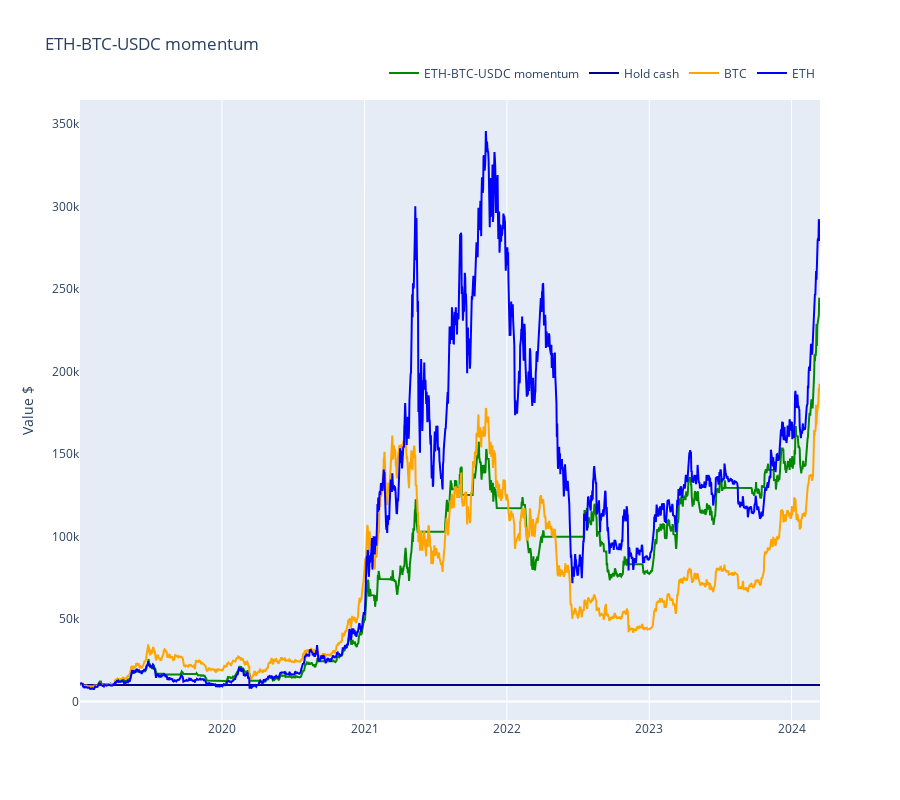

Notebook cell for this chart:
### Markdown cell above
# Equity curve

### Code cell
from tradeexecutor.analysis.multi_asset_benchmark import get_benchmark_data
from tradeexecutor.visual.benchmark import visualise_equity_curve_benchmark

benchmark_indexes = get_benchmark_data(
    strategy_universe,
    cumulative_with_initial_cash=state.portfolio.get_initial_cash()
)

fig = visualise_equity_curve_benchmark(
    name=state.name,
    portfolio_statistics=state.stats.portfolio,
    all_cash=state.portfolio.get_initial_cash(),
    benchmark_indexes=benchmark_indexes,
    height=800,
    log_y=False,
)

fig.show()

### Figure 1 — Plotly figure (JSON) as saved in the notebook; plotly's stock layout.template omitted (floating-point values rounded to 4 significant figures; data arrays with more than 128 entries replaced by an {"elided": "..."} marker saying what was removed)
{"data": [{"line": {"color": "#008800"}, "mode": "lines", "name": "ETH-BTC-USDC momentum", "type": "scatter", "x": {"elided": "1899 str values"}, "y": {"elided": "1899 float values"}}, {"line": {"color": "#000088"}, "mode": "lines", "name": "Hold cash", "type": "scatter", "x": ["2019-01-02T00:00:00", "2024-03-14T00:00:00"], "y": [10000, 10000]}, {"line": {"color": "orange"}, "mode": "lines", "name": "BTC", "type": "scatter", "x": {"elided": "1899 str values"}, "y": {"elided": "1899 float values"}}, {"line": {"color": "blue"}, "mode": "lines", "name": "ETH", "type": "scatter", "x": {"elided": "1899 str values"}, "y": {"elided": "1899 float values"}}], "layout": {"height": 800, "legend": {"orientation": "h", "x": 1, "xanchor": "right", "y": 1.02, "yanchor": "bottom"}, "title": {"text": "ETH-BTC-USDC momentum"}, "xaxis": {"rangeslider": {"visible": false}}, "yaxis": {"showgrid": false, "title": {"text": "Value $"}}}}
